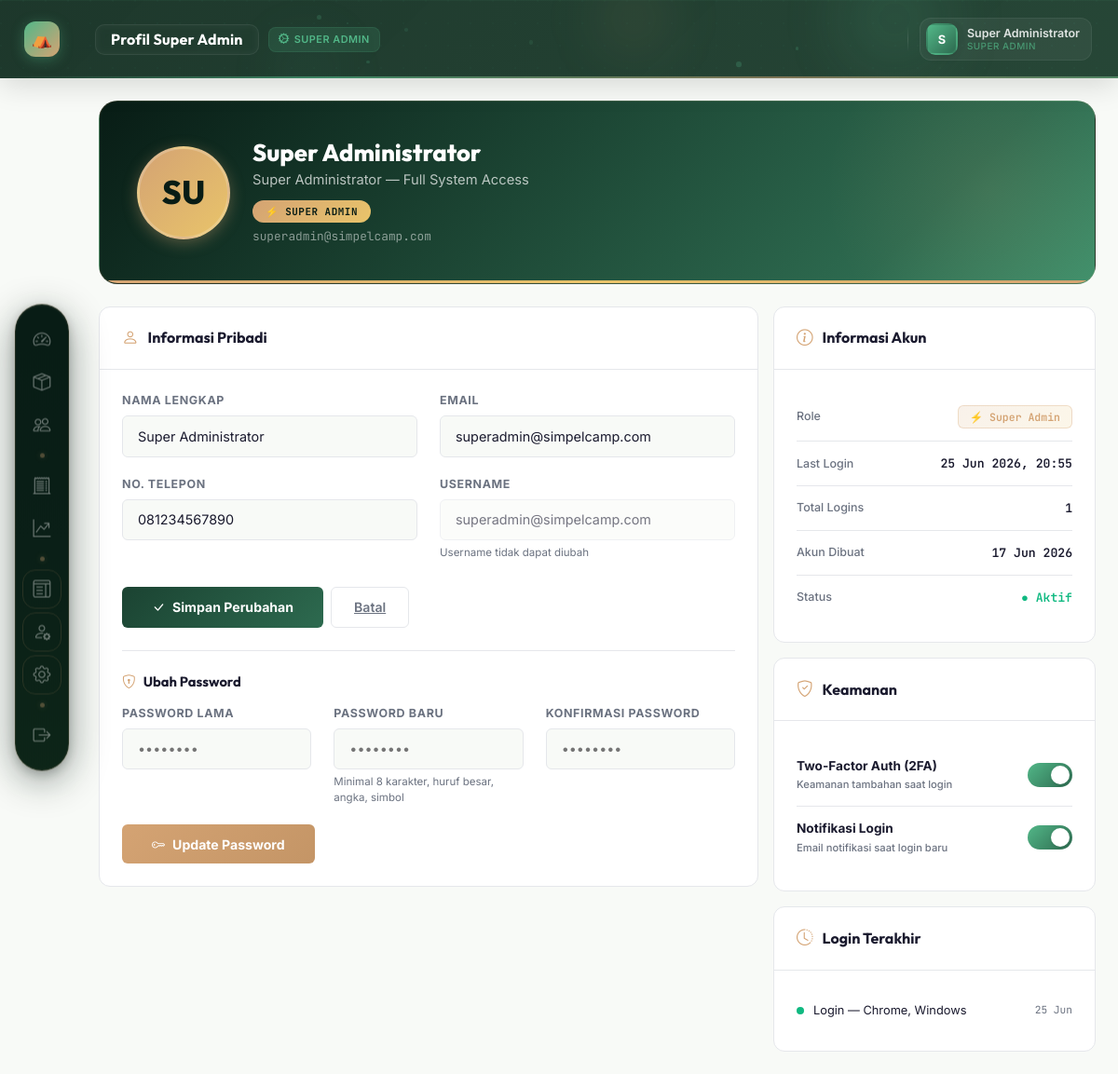
Before: /pages/superadmin/profil.php (signed in) with the older database file.
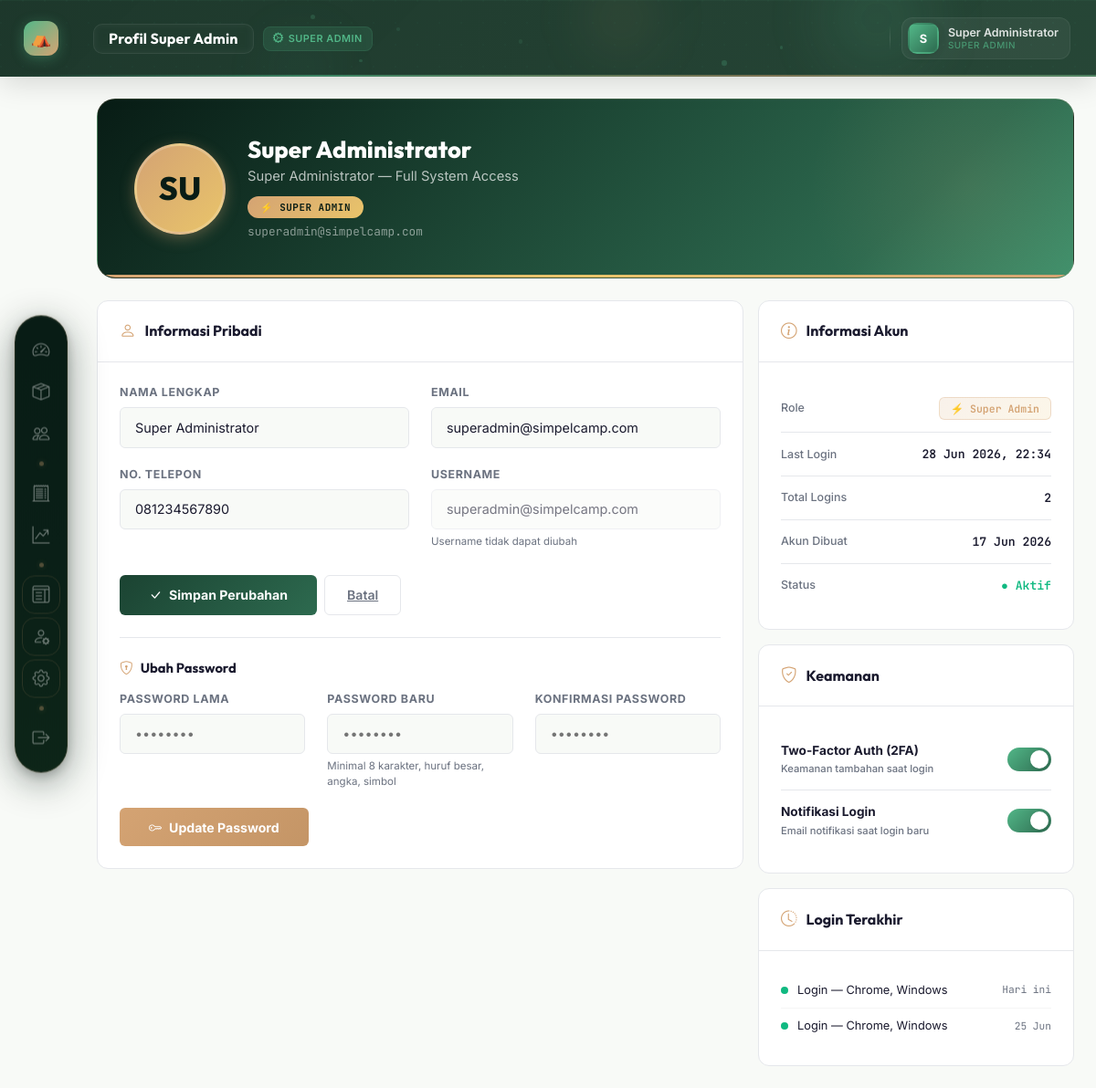
After: the same page with the newer database file.
### tables this page shows
CREATE TABLE `users` (
  `id` int NOT NULL AUTO_INCREMENT,
  `nama` varchar(100) NOT NULL,
  `email` varchar(100) NOT NULL,
  `password` varchar(255) NOT NULL,
  `no_telp` varchar(20) DEFAULT NULL,
  `alamat` text,
  `foto` varchar(255) DEFAULT NULL,
  `role` enum('pelanggan','admin','superadmin') NOT NULL DEFAULT 'pelanggan',
  `status` enum('aktif','nonaktif') NOT NULL DEFAULT 'aktif',
  `created_at` datetime NOT NULL DEFAULT CURRENT_TIMESTAMP,
  `updated_at` datetime DEFAULT NULL ON UPDATE CURRENT_TIMESTAMP,
  `last_login` datetime DEFAULT NULL,
  PRIMARY KEY (`id`),
  UNIQUE KEY `email` (`email`)
);

CREATE TABLE `log_aktivitas` (
  `id` int NOT NULL AUTO_INCREMENT,
  `user_id` int DEFAULT NULL,
  `aksi` varchar(100) NOT NULL,
  `detail` text,
  `tabel` varchar(50) DEFAULT NULL,
  `record_id` int DEFAULT NULL,
  `ip_address` varchar(45) DEFAULT NULL,
  `user_agent` varchar(255) DEFAULT NULL,
  `created_at` datetime NOT NULL DEFAULT CURRENT_TIMESTAMP,
  PRIMARY KEY (`id`),
  KEY `idx_log_user` (`user_id`),
  KEY `idx_log_created` (`created_at`),
  CONSTRAINT `log_aktivitas_ibfk_1` FOREIGN KEY (`user_id`) REFERENCES `users` (`id`) ON DELETE SET NULL ON UPDATE CASCADE
);

### classes/User.php (called while the page is built, shortened)
<?php
class User {
    public static function getById($id) {
        try {
            $db = Database::getInstance();
            $stmt = $db->prepare("SELECT id, nama, email, no_telp, alamat, foto, role, status, created_at, updated_at, last_login FROM users WHERE id = :id");
            $stmt->execute([':id' => $id]);
            return $stmt->fetch() ?: null;
        } catch (PDOException $e) {
            error_log("User::getById error: " . $e->getMessage());
            return null;
        }
    }
}

### classes/LogAktivitas.php (called while the page is built, shortened)
<?php
class LogAktivitas
{
    public static function getAll($filters = [])
    {
        try {
            $db = Database::getInstance();
            $sql = "
                SELECT la.*, u.nama AS nama_user, u.email
                FROM log_aktivitas la
                LEFT JOIN users u ON la.user_id = u.id
                WHERE 1=1
            ";
            $params = [];
            if (!empty($filters['user_id'])) {
                $sql .= " AND la.user_id = ?";
                $params[] = $filters['user_id'];
            }
            if (!empty($filters['aksi'])) {
                $sql .= " AND la.aksi = ?";
                $params[] = $filters['aksi'];
            }
            $sql .= " ORDER BY la.created_at DESC";
            $limit  = isset($filters['limit']) ? (int)$filters['limit'] : 20;
            $offset = isset($filters['offset']) ? (int)$filters['offset'] : 0;
            $sql .= " LIMIT ? OFFSET ?";
            $params[] = $limit;
            $params[] = $offset;
            $stmt = $db->prepare($sql);
            $stmt->execute($params);
            return $stmt->fetchAll();
        } catch (PDOException $e) {
            error_log("LogAktivitas::getAll error: " . $e->getMessage());
            return [];
        }
    }
}

### pages/superadmin/profil.php (the view, shortened to what the rows shown need)
<?php
require_once dirname(__DIR__, 2) . '/classes/User.php';
require_once dirname(__DIR__, 2) . '/classes/LogAktivitas.php';
$user = User::getById($_SESSION['user_id']);
$recentLogins = LogAktivitas::getAll([
    'user_id' => $_SESSION['user_id'],
    'aksi'    => 'login',
    'limit'   => 4,
]);
$avatarText = strtoupper(substr($user['nama'] ?? 'SA', 0, 2));
?>
<!DOCTYPE html>
<html lang="id">
<head>
    <link href="https://cdn.jsdelivr.net/npm/bootstrap@5.3.0/dist/css/bootstrap.min.css" rel="stylesheet">
    <link href="https://cdn.jsdelivr.net/npm/bootstrap-icons@1.10.5/font/bootstrap-icons.css" rel="stylesheet">
    <link rel="stylesheet" href="<?= ASSETS_URL ?>/css/style.css">
    <link rel="stylesheet" href="<?= ASSETS_URL ?>/css/dashboard.css?v=<?= time() ?>">
</head>
<body>
<div class="superadmin-wrapper">
    <div class="superadmin-main">
        <?php $_header_role = 'superadmin'; include dirname(__DIR__, 2) . '/includes/header_glass.php'; ?>
        <div class="admin-content" style="padding:1.5rem;">
            <div class="sa-profile-header stagger-item">
                <div class="d-flex align-items-center gap-4 flex-wrap">
                    <div class="sa-profile-avatar"><?= htmlspecialchars($avatarText) ?></div>
                    <div class="sa-profile-info">
                        <h1><?= htmlspecialchars($user['nama']) ?></h1>
                        <div class="profile-role">Super Administrator — Full System Access</div>
                        <div class="profile-badge">⚡ SUPER ADMIN</div>
                        <div class="profile-email"><?= htmlspecialchars($user['email']) ?></div>
                    </div>
                </div>
            </div>
            <div class="row g-3">
                <div class="col-lg-8">
                    <div class="sa-prof-card mb-3">
                        <div class="card-body">
                            <form method="POST" action="">
                                <div class="row">
                                    <div class="col-md-6">
                                        <div class="sa-form-group">
                                            <label>Nama Lengkap</label>
                                            <input type="text" name="nama" value="<?= htmlspecialchars($user['nama']) ?>" placeholder="Nama lengkap" required>
                                        </div>
                                    </div>
                                    <div class="col-md-6">
                                        <div class="sa-form-group">
                                            <label>Email</label>
                                            <input type="email" name="email" value="<?= htmlspecialchars($user['email']) ?>" placeholder="Email" required>
                                        </div>
                                    </div>
                                    <div class="col-md-6">
                                        <div class="sa-form-group">
                                            <label>No. Telepon</label>
                                            <input type="tel" name="no_telp" value="<?= htmlspecialchars($user['no_telp'] ?? '') ?>" placeholder="No. telepon">
                                        </div>
                                    </div>
                                    <div class="col-md-6">
                                        <div class="sa-form-group">
                                            <label>Username</label>
                                            <input type="text" value="<?= htmlspecialchars($user['email']) ?>" disabled style="opacity:0.6;cursor:not-allowed;">
                                            <div class="input-hint">Username tidak dapat diubah</div>
                                        </div>
                                    </div>
                                </div>
                            </form>
                        </div>
                    </div>
                </div>
                <div class="col-lg-4">
                    <div class="sa-prof-card mb-3">
                        <div class="card-body">
                            <div class="sa-account-info-item">
                                <span class="info-label">Last Login</span>
                                <span class="info-value"><?= $user['last_login'] ? date('d M Y, H:i', strtotime($user['last_login'])) : '—' ?></span>
                            </div>
                            <div class="sa-account-info-item">
                                <span class="info-label">Akun Dibuat</span>
                                <span class="info-value"><?= date('d M Y', strtotime($user['created_at'])) ?></span>
                            </div>
                            <div class="sa-account-info-item">
                                <span class="info-label">Status</span>
                                <span class="info-value" style="color:<?= $user['status'] === 'aktif' ? '#10B981' : '#EF4444' ?>;">● <?= ucfirst(htmlspecialchars($user['status'])) ?></span>
                            </div>
                        </div>
                    </div>
                    <div class="sa-prof-card">
                        <div class="card-body">
                            <?php if (empty($recentLogins)): ?>
                            <div class="sa-security-item">
                                <span class="sa-security-dot success"></span>
                                <span class="text-secondary">Belum ada riwayat login.</span>
                            </div>
                            <?php else: ?>
                            <?php foreach ($recentLogins as $login):
                                $loginDate = new DateTime($login['created_at']);
                                $today = new DateTime('today');
                                $yesterday = new DateTime('yesterday');
                                if ($loginDate >= $today) {
                                    $timeLabel = 'Hari ini';
                                } elseif ($loginDate >= $yesterday) {
                                    $timeLabel = 'Kemarin';
                                } else {
                                    $timeLabel = date('d M', strtotime($login['created_at']));
                                }
                                $ua = $login['user_agent'] ?? '';
                                $browser = 'Unknown';
                                $os = 'Unknown';
                                if (stripos($ua, 'chrome') !== false) $browser = 'Chrome';
                                elseif (stripos($ua, 'firefox') !== false) $browser = 'Firefox';
                                elseif (stripos($ua, 'safari') !== false) $browser = 'Safari';
                                elseif (stripos($ua, 'edge') !== false) $browser = 'Edge';
                                if (stripos($ua, 'windows') !== false) $os = 'Windows';
                                elseif (stripos($ua, 'mac') !== false) $os = 'macOS';
                                elseif (stripos($ua, 'linux') !== false) $os = 'Linux';
                                elseif (stripos($ua, 'android') !== false) $os = 'Android';
                                elseif (stripos($ua, 'iphone') !== false) $os = 'iOS';
                                $isSuccess = stripos($login['aksi'] ?? '', 'gagal') === false;
                            ?>
                            <div class="sa-security-item">
                                <span class="sa-security-dot <?= $isSuccess ? 'success' : 'warning' ?>"></span>
                                <span><?= $isSuccess ? 'Login' : 'Gagal Login' ?> — <?= htmlspecialchars($browser) ?>, <?= htmlspecialchars($os) ?></span>
                                <span class="sa-security-time"><?= htmlspecialchars($timeLabel) ?></span>
                            </div>
                            <?php endforeach; ?>
                            <?php endif; ?>
                        </div>
                    </div>
                </div>
            </div>
        </div>
    </div>
</div>
</body>
</html>

Changed rows visible on the page:
changed users "SU": last_login "25 Jun 2026, 20:55" → "28 Jun 2026, 22:34"
added log_aktivitas: aksi "Login", user_agent "Chrome", user_agent "Windows", created_at "Hari ini"
Other visible differences:
$totalLogins: "1" → "2"
